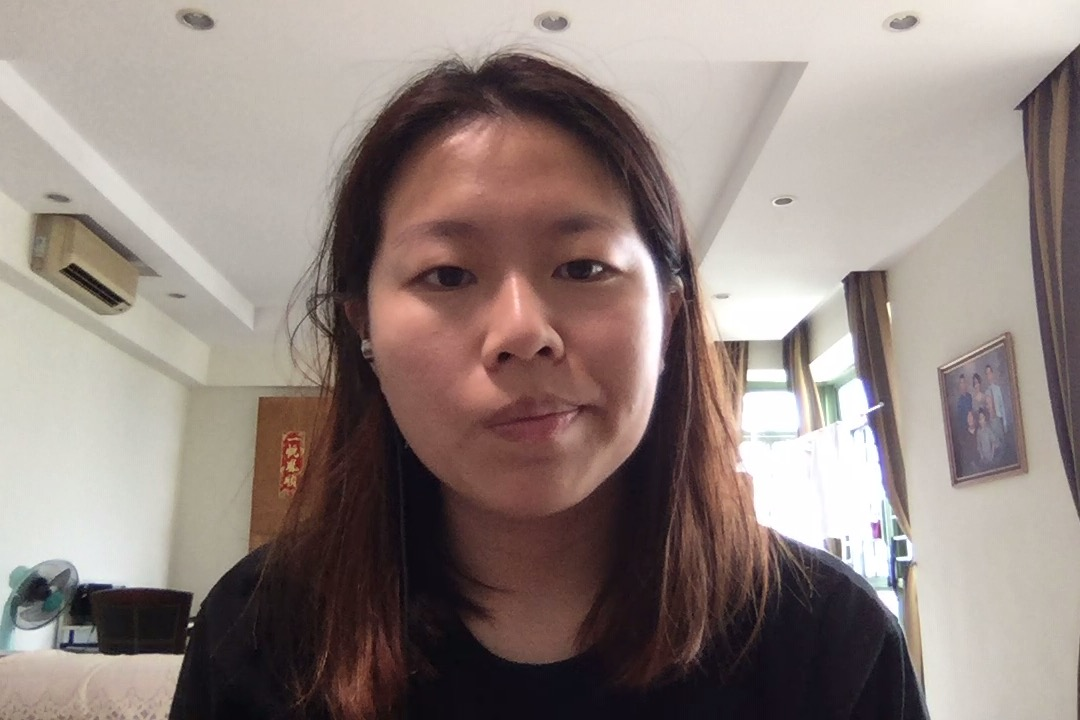
#> input picture Face_Recognition/Dataset/Crystal/1.jpg, 1080 x 720 px, given in place of the camera
$ python take_photo.py
#> lines starting #> are read from the running program, lines starting #| are printed output that depends on the picture; after the words box and inside, x2 and y2 are one past the last pixel; in counts of white or black regions, pixels touching at a corner belong together
import imutils
import time
import cv2
import os
from imutils.video import VideoStream

person = "Crystal"
detector=cv2.CascadeClassifier("/home/pi/Desktop/OpenCV/face_detection/haarcascade_frontalface_default.xml")
output = "/home/pi/ElderlyCareRobot/Face_Recognition/Dataset/Crystal/"

print("[INFO] starting video stream...")
vs = VideoStream(usePiCamera=True).start()
time.sleep(2.0)
total=0

while True:
    frame = vs.read()
#> frame is the input picture: shape (720, 1080, 3); mean B, G, R 127.3, 132.4, 146.3
    orig=frame.copy()
    frame=imutils.resize(frame,width=500)
#> frame: shape (333, 500, 3)

    faces = detector.detectMultiScale(cv2.cvtColor(frame,cv2.COLOR_BGR2GRAY),
                                      scaleFactor=1.1, minNeighbors=5,minSize=(30,30))
#> faces = [[153, 59, 173, 173]]

    for (x,y,w,h) in faces:
        cv2.rectangle(frame, (x,y), (x+w, y+h), (0,255,0), 2)
#> this loop made 1 pass
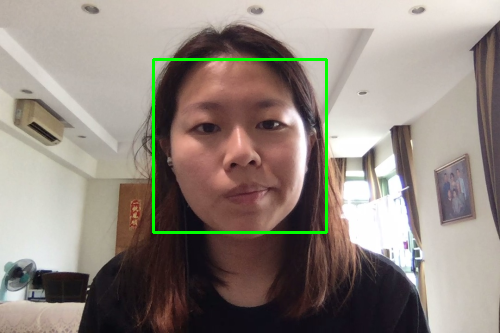
#> frame: shape (333, 500, 3); mean B, G, R 126.2, 134.5, 144.8

    cv2.imshow("Frame", frame)
    key = cv2.waitKey(1) & 0xFF
#> (key q is pressed here)

    if key == ord("k"):
        p = output+str(total)+".png"
        cv2.imwrite(p,orig)
        total += 1

    elif key == ord("q"):
        break

print("[INFO] {} face images stored".format(total))
print("[INFO] cleaning up")
cv2.destroyAllWindows()
vs.stop()

$ run again, on Face_Recognition/Dataset/Crystal/2.jpg
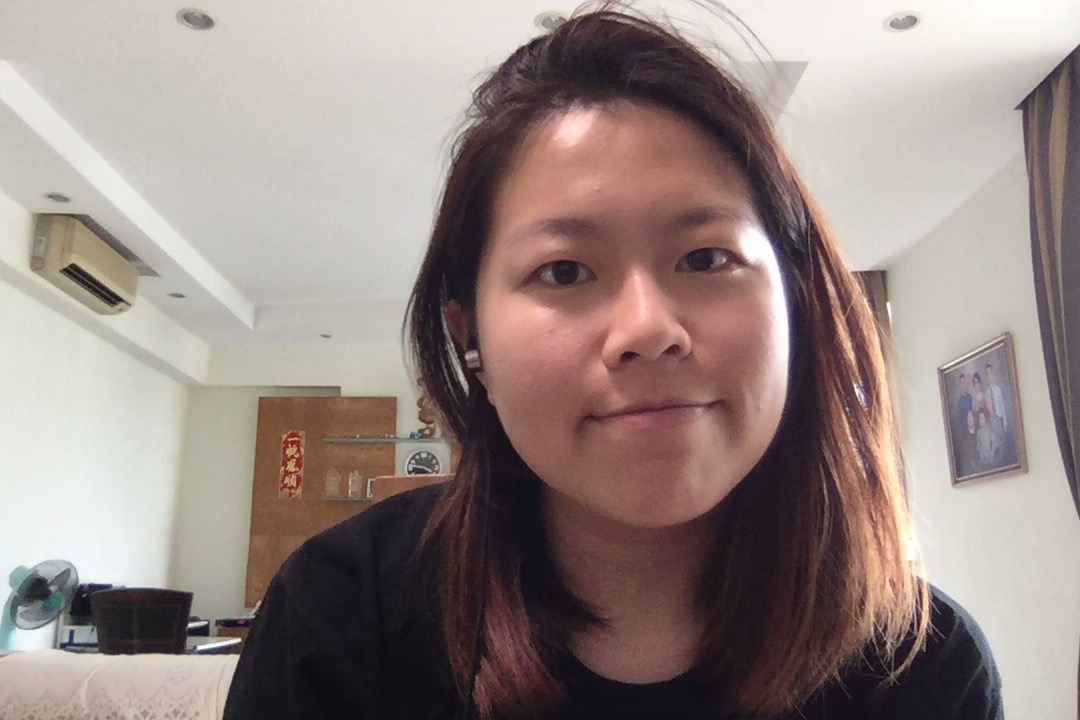
#> input picture Face_Recognition/Dataset/Crystal/2.jpg, 1080 x 720 px, given in place of the camera
#> frame is the input picture: shape (720, 1080, 3); mean B, G, R 131.7, 135.8, 151
#> faces = [[205, 54, 180, 180]]
#> the loop `for (x,y,w,h) in faces:` made 1 pass
#> after the loop `for (x,y,w,h) in faces:`:
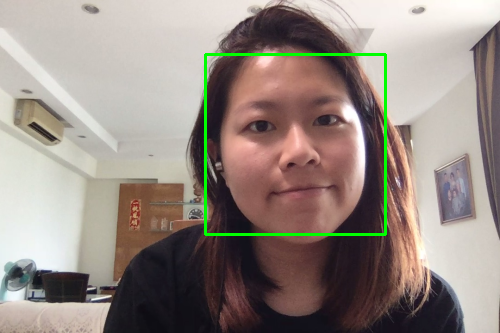
#> frame: shape (333, 500, 3); mean B, G, R 130.5, 137.9, 149.5

$ run again, on Face_Recognition/Dataset/Crystal/3.jpg
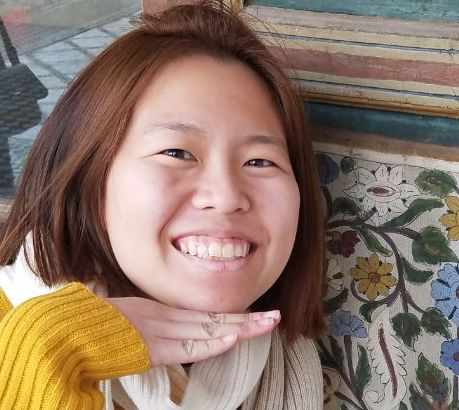
#> input picture Face_Recognition/Dataset/Crystal/3.jpg, 459 x 410 px, given in place of the camera
#> frame is the input picture: shape (410, 459, 3); mean B, G, R 104, 118.3, 140.6
#> faces = [[378, 154, 73, 73], [105, 79, 237, 237]]
#> the loop `for (x,y,w,h) in faces:` made 2 passes
#> after the loop `for (x,y,w,h) in faces:`:
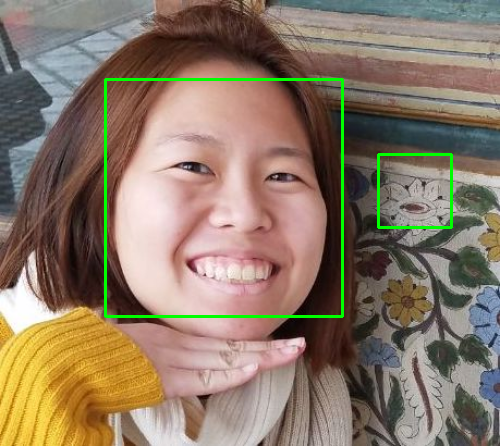
#> frame: shape (446, 500, 3); mean B, G, R 102.7, 121, 138.7

$ run again, on Face_Recognition/Dataset/Crystal/4.jpg
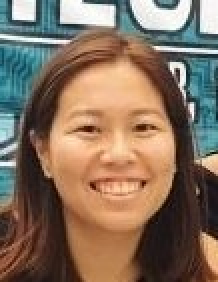
#> input picture Face_Recognition/Dataset/Crystal/4.jpg, 109 x 141 px, given in place of the camera (shown 2 times larger)
#> frame is the input picture: shape (141, 109, 3); mean B, G, R 94, 112.1, 133.4
#> `frame=imutils.resize(frame,width=500)`:
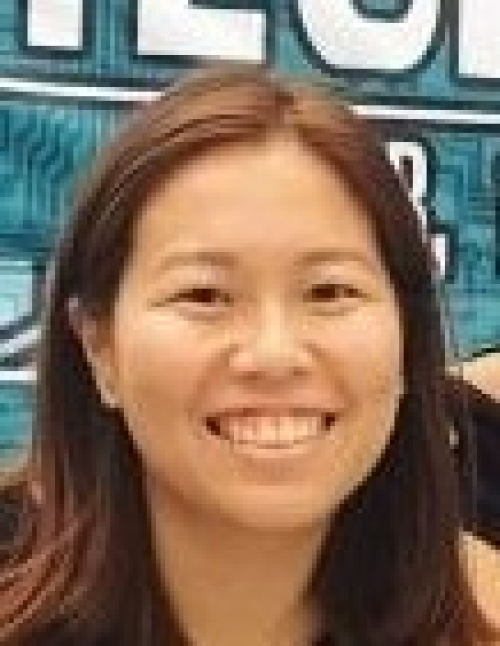
#> frame: shape (646, 500, 3); mean B, G, R 94, 112, 133.4
#> faces = [[85, 152, 353, 353]]
#> the loop `for (x,y,w,h) in faces:` made 1 pass
#> after the loop `for (x,y,w,h) in faces:`:
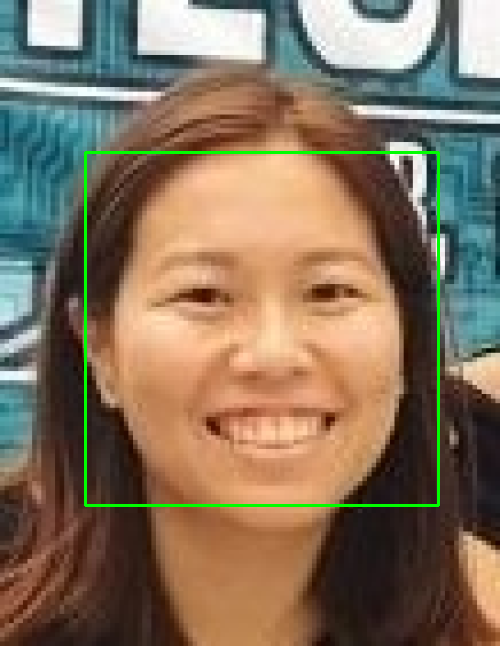
#> frame: shape (646, 500, 3); 1.31% of pixels changed, all inside (x1, y1, x2, y2) = (84, 151, 440, 507)
